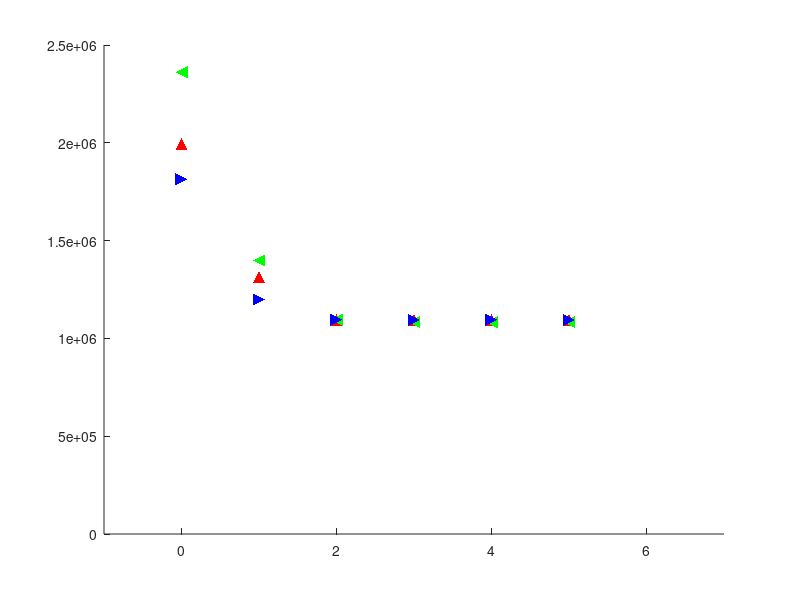

Here is the MATLAB script that generated this plot: (Note: this script raises an error after producing the figure.)
clear
close all
format longg
decode = dlmread('decode_result.txt');
issue = dlmread('issue_result.txt');
commit = dlmread('commit_result.txt');
ruu = dlmread('ruu_result.txt');
ialu = dlmread('ialu_result.txt');
imult = dlmread('imult_result.txt');
fpalu = dlmread('fpalu_result.txt');
fpmult = dlmread('fpmult_result.txt');


sz = 75;

x = 0:10;

figure
scatter(x(1:6), decode, sz, 'r', '^', 'filled');
hold on;
scatter(x(1:6), issue, sz, 'g', '<', 'filled');
scatter(x(1:6), commit, sz, 'b', '>', 'filled');
hold off;
axis([-1 7 0 2500000]);
ax = gca;
ax.YAxis.Exponent = 0;
ax.YAxis.TickLabelFormat = '%.0f';
legend('decode', 'issue', 'commit');
xlabel('Value (power of 2)')
ylabel('Cycles')

figure
scatter(x(2:10), ruu, sz, 'r', '^', 'filled');
axis([-1 10 0 3500000]);
ax = gca;
ax.YAxis.Exponent = 0;
ax.YAxis.TickLabelFormat = '%.0f';
legend('ruu');
xlabel('Value (power of 2)')
ylabel('Cycles')


figure
scatter(x(1:4), ialu, sz, 'r', '^', 'filled');
hold on;
scatter(x(1:4), imult, sz, 'g', 'v', 'filled');
scatter(x(1:4), fpalu, sz, 'b', '>', 'filled');
scatter(x(1:4), fpmult, sz, 'm', '<', 'filled');
hold off;
axis([-1 7 0 2500000]);
ax = gca;
ax.YAxis.Exponent = 0;
ax.YAxis.TickLabelFormat = '%.0f';
legend('ialu', 'imult', 'fpalu', 'fpmult');
xlabel('Value (power of 2)')
ylabel('Cycles')